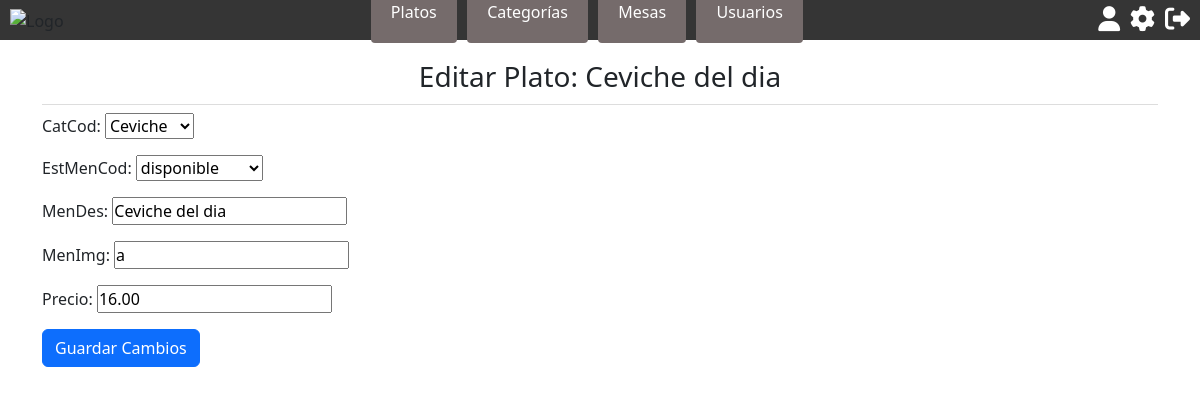
/platos/1/editar/ (signed in), run on an earlier commit of the app's database.
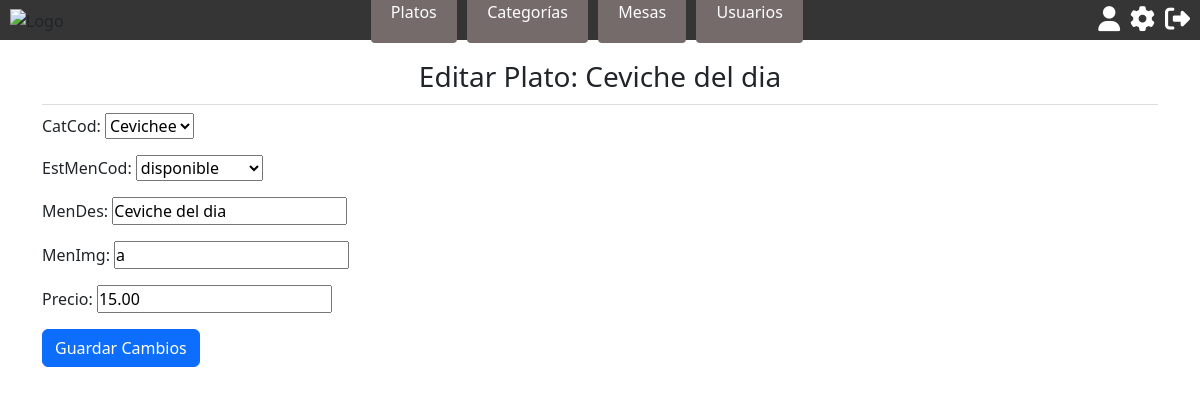
And on a later commit of the database.
### restaurante_app/models.py (models this page shows, shortened)
class CategoriaMenu(models.Model):
    CatCod = models.AutoField(primary_key=True)
    CatDes = models.CharField(max_length=100)
    def __str__(self):
        return f'{self.CatDes}'

class Menu(models.Model):
    MenCod = models.AutoField(primary_key=True)
    CatCod = models.ForeignKey(CategoriaMenu, on_delete=models.CASCADE)
    EstMenCod = models.ForeignKey(EstadoMenu, on_delete=models.CASCADE)
    MenDes = models.CharField(max_length=255)
    MenImg = models.CharField(max_length=500)
    precio = models.DecimalField(max_digits=8, decimal_places=2, default=0.00)  # Nuevo campo para el precio

### restaurante_app/views.py (the view)
# urls.py: path('platos/<int:plato_id>/editar/', views.editar_plato, name='editar_plato'),
@login_required
def editar_plato(request, plato_id):
    if request.user.TipUsuCod.TipUsuDes != "Administrador":
        return redirect('index')
    plato = get_object_or_404(Menu, MenCod=plato_id)
    if request.method == 'POST':
        form = MenuForm(request.POST, instance=plato)
        if form.is_valid():
            form.save()
            return redirect('platos_admin')
    else:
        form = MenuForm(instance=plato)
    return render(request, 'editar_plato.html', {'form': form, 'plato': plato})

### restaurante_app/forms.py
class MenuForm(forms.ModelForm):
    class Meta:
        model = Menu
        fields = '__all__'  # O especifica los campos que quieres incluir

### restaurante_app/models.py (called while the page is built)
    def __str__(self):
        return f'{self.EstMenDes}'

### restaurante_app/templates/editar_plato.html (shortened to what this page needs)
{% extends 'base.html' %}
{% block content %}
<div class="container">
    <h2>Editar Plato: {{ plato.MenDes }}</h2>
    <form method="post" enctype="multipart/form-data">
        {{ form.as_p }}
        <button type="submit" class="btn btn-primary">Guardar Cambios</button>
    </form>
</div>
{% endblock %}

What changed in the data, as far as the page shows it:
changed Menu "Ceviche del dia": precio "16.00" → "15.00"
changed CategoriaMenu: CatCod "Ceviche" → "Cevichee"
